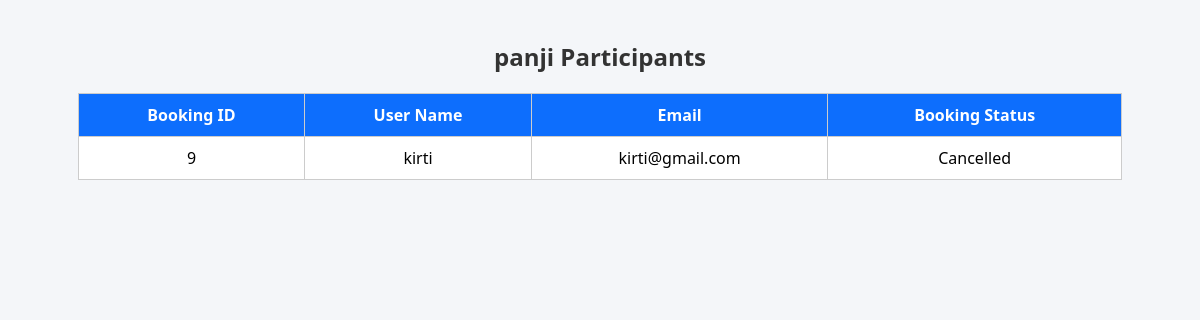
Before: /staff/trek-users/8 (signed in) with the older database file.
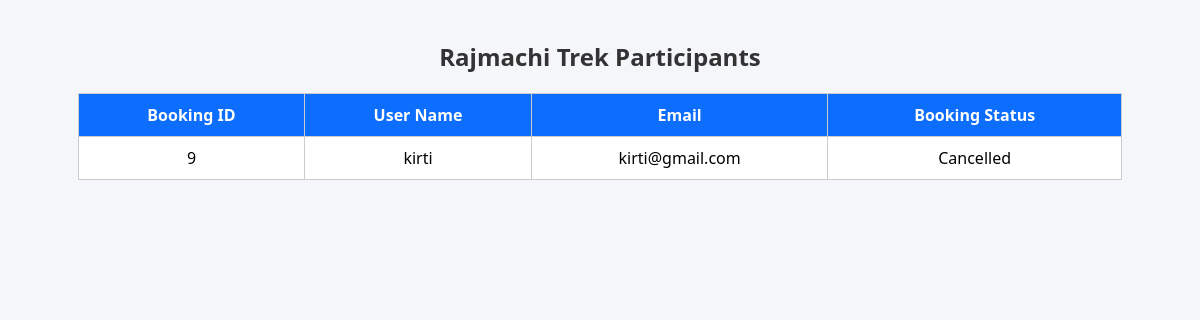
After: the same page with the newer database file.
### models.py (models this page shows)
class Trek(db.Model):
    __tablename__ = "treks"
    id = db.Column(db.Integer, primary_key=True)
    trek_name = db.Column(
        db.String(150),
        nullable=False
    )
    location = db.Column(
        db.String(150),
        nullable=False
    )
    difficulty = db.Column(
        db.String(20),
        nullable=False
    )
    duration_days = db.Column(
        db.Integer,
        nullable=False
    )
    available_slots = db.Column(
        db.Integer,
        nullable=False
    )
    start_date = db.Column(
        db.Date,
        nullable=False
    )
    end_date = db.Column(
        db.Date,
        nullable=False
    )
    status = db.Column(
    db.String(20),
    default="Open"
)
    description = db.Column(db.Text)
    assigned_staff_id = db.Column(
        db.Integer,
        db.ForeignKey("staff_profiles.id")
    )
    created_at = db.Column(
        db.DateTime,
        default=datetime.utcnow
    )
    bookings = db.relationship(
        "Booking",
        backref="trek",
        lazy=True,
        cascade="all, delete-orphan"
    )

### app.py (the view)
@app.route("/staff/trek-users/<int:trek_id>")
def view_trek_users(trek_id):
    if "user_id" not in session:
        return redirect("/login")
    if session["role"] != "staff":
        return "Access Denied"
    staff = StaffProfile.query.filter_by(
        user_id=session["user_id"]
    ).first()
    trek = Trek.query.get_or_404(trek_id)
    if trek.assigned_staff_id != staff.id:
        return "Access Denied"
    bookings = Booking.query.filter_by(
        trek_id=trek.id
    ).all()
    return render_template(
        "view_trek_users.html",
        trek=trek,
        bookings=bookings
    )

### templates/view_trek_users.html (shortened to what this page needs)
<!DOCTYPE html>
<html>
<head>
    <link
rel="stylesheet"
href="{{ url_for('static', filename='css/style.css') }}"
>
</head>
<body>
<h2>{{ trek.trek_name }} Participants</h2>
<table border="1">
    <tr>
        <th>Booking ID</th>
        <th>User Name</th>
        <th>Email</th>
        <th>Booking Status</th>
    </tr>
    {% for booking in bookings %}
    <tr>
        <td>{{ booking.id }}</td>
        <td>{{ booking.user.username }}</td>
        <td>{{ booking.user.email }}</td>
        <td>{{ booking.booking_status }}</td>
    </tr>
    {% endfor %}
</table>
</body>
</html>

Changed rows visible on the page:
changed Trek: trek_name "panji" → "Rajmachi Trek"
